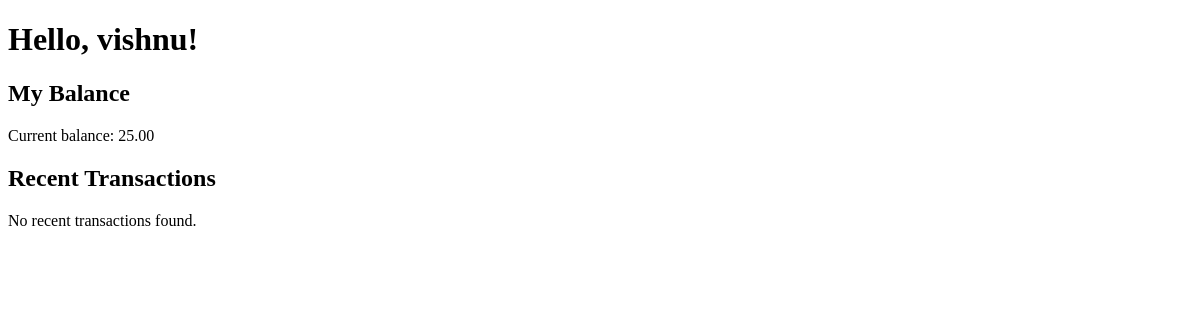
The page /balance/ (signed in) on the database as committed earlier.
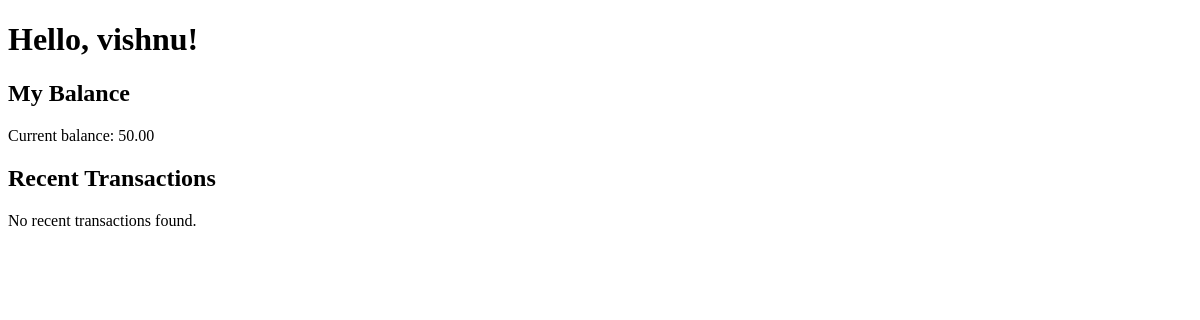
The same page on the database as committed later.
### textile_mlm/models.py (models this page shows, shortened)
class CustomUser(AbstractUser):
    full_name = models.CharField(max_length=255)
    phone_number = models.CharField(max_length=20)
    balance = models.DecimalField(max_digits=10, decimal_places=2, default=0)
    address = models.TextField()
    bank_account_details = models.TextField()
    referral_code = models.CharField(max_length=255,unique=True, blank=True, editable=False)
    referrer = models.ForeignKey('self', null=True, blank=True, on_delete=models.SET_NULL, related_name='referred_users')

### textile_mlm/views.py (the view)
# urls.py: path('balance/', views.balance, name='balance'),
@login_required
def balance(request):
    referred_users = request.user.referred_users.all()
    recent_transactions = Purchase.objects.filter(user__in=referred_users, created_at__gte=now().date() - datetime.timedelta(days=7))
    cashback = {}
    for transaction in recent_transactions:
        cashback[transaction.user.username] = transaction.purchase_amount * Decimal('0.05')
    print(cashback)
    return render(request, 'balance.html', {'balance': request.user.balance, 'recent_transactions': recent_transactions, 'cashback': cashback})

### templates/balance.html (shortened to what this page needs)
<!DOCTYPE html>
<html lang="en">
<head>
</head>
<body>
    <h1>Hello, {{ request.user.first_name }}!</h1>
    <h2>My Balance</h2>
    <p>Current balance: {{ balance }}</p>
    <div>
        <h2>Recent Transactions</h2>
        {% if recent_transactions %}
        <table>
            <thead>
                <tr>
                    <th>Transaction Date</th>
                    <th>Transaction Amount</th>
                    <th>Cashback</th>
                </tr>
            </thead>
            <tbody>
                {% for transaction in recent_transactions %}
                <tr>
                    <td>{{ transaction.created_at }}</td>
                    <td>{{ transaction.purchase_amount }}</td>
                    <td>hai</td>
                </tr>
                {% endfor %}
            </tbody>
        </table>
        {% else %}
        <p>No recent transactions found.</p>
        {% endif %}
    </div>
</body>
</html>

Rows that differ between the two databases and show on the page:
changed CustomUser "vishnu": balance "25.00" → "50.00"
